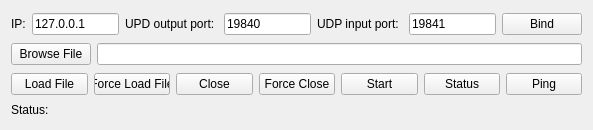
<?xml version="1.0" encoding="UTF-8"?>
<ui version="4.0">
 <class>Widget</class>
 <widget class="QWidget" name="Widget">
  <property name="geometry">
   <rect>
    <x>0</x>
    <y>0</y>
    <width>593</width>
    <height>130</height>
   </rect>
  </property>
  <property name="sizePolicy">
   <sizepolicy hsizetype="Maximum" vsizetype="Maximum">
    <horstretch>1</horstretch>
    <verstretch>1</verstretch>
   </sizepolicy>
  </property>
  <property name="minimumSize">
   <size>
    <width>100</width>
    <height>100</height>
   </size>
  </property>
  <property name="maximumSize">
   <size>
    <width>593</width>
    <height>130</height>
   </size>
  </property>
  <property name="windowTitle">
   <string>Widget</string>
  </property>
  <layout class="QVBoxLayout" name="verticalLayout">
   <item>
    <layout class="QHBoxLayout" name="horizontalLayout_5">
     <item>
      <layout class="QHBoxLayout" name="horizontalLayout_2">
       <item>
        <widget class="QLabel" name="label">
         <property name="text">
          <string>IP:</string>
         </property>
        </widget>
       </item>
       <item>
        <widget class="QLineEdit" name="ip_txt">
         <property name="text">
          <string>127.0.0.1</string>
         </property>
        </widget>
       </item>
      </layout>
     </item>
     <item>
      <layout class="QHBoxLayout" name="horizontalLayout_3">
       <item>
        <widget class="QLabel" name="label_2">
         <property name="text">
          <string>UPD output port: </string>
         </property>
        </widget>
       </item>
       <item>
        <widget class="QLineEdit" name="out_port_txt">
         <property name="text">
          <string>19840</string>
         </property>
        </widget>
       </item>
      </layout>
     </item>
     <item>
      <layout class="QHBoxLayout" name="horizontalLayout_4">
       <item>
        <widget class="QLabel" name="label_3">
         <property name="text">
          <string>UDP input port: </string>
         </property>
        </widget>
       </item>
       <item>
        <widget class="QLineEdit" name="in_port_txt">
         <property name="text">
          <string>19841</string>
         </property>
        </widget>
       </item>
      </layout>
     </item>
     <item>
      <widget class="QPushButton" name="bind_btn">
       <property name="text">
        <string>Bind</string>
       </property>
      </widget>
     </item>
    </layout>
   </item>
   <item>
    <layout class="QHBoxLayout" name="horizontalLayout">
     <item>
      <widget class="QPushButton" name="browse_file_btn">
       <property name="text">
        <string>Browse File</string>
       </property>
      </widget>
     </item>
     <item>
      <widget class="QLineEdit" name="lineEdit">
       <property name="readOnly">
        <bool>false</bool>
       </property>
      </widget>
     </item>
    </layout>
   </item>
   <item>
    <layout class="QHBoxLayout" name="horizontalLayout_6">
     <item>
      <widget class="QPushButton" name="load_file_btn">
       <property name="text">
        <string>Load File</string>
       </property>
      </widget>
     </item>
     <item>
      <widget class="QPushButton" name="force_load_file_btn">
       <property name="text">
        <string>Force Load File</string>
       </property>
      </widget>
     </item>
     <item>
      <widget class="QPushButton" name="close_btn">
       <property name="text">
        <string>Close</string>
       </property>
      </widget>
     </item>
     <item>
      <widget class="QPushButton" name="force_close_btn">
       <property name="text">
        <string>Force Close</string>
       </property>
      </widget>
     </item>
     <item>
      <widget class="QPushButton" name="start_btn">
       <property name="text">
        <string>Start</string>
       </property>
      </widget>
     </item>
     <item>
      <widget class="QPushButton" name="status_btn">
       <property name="text">
        <string>Status</string>
       </property>
      </widget>
     </item>
     <item>
      <widget class="QPushButton" name="ping_btn">
       <property name="text">
        <string>Ping</string>
       </property>
      </widget>
     </item>
    </layout>
   </item>
   <item>
    <widget class="QLabel" name="status_lbl">
     <property name="sizePolicy">
      <sizepolicy hsizetype="Maximum" vsizetype="Maximum">
       <horstretch>0</horstretch>
       <verstretch>0</verstretch>
      </sizepolicy>
     </property>
     <property name="text">
      <string>Status: </string>
     </property>
    </widget>
   </item>
  </layout>
 </widget>
 <resources/>
 <connections/>
</ui>
